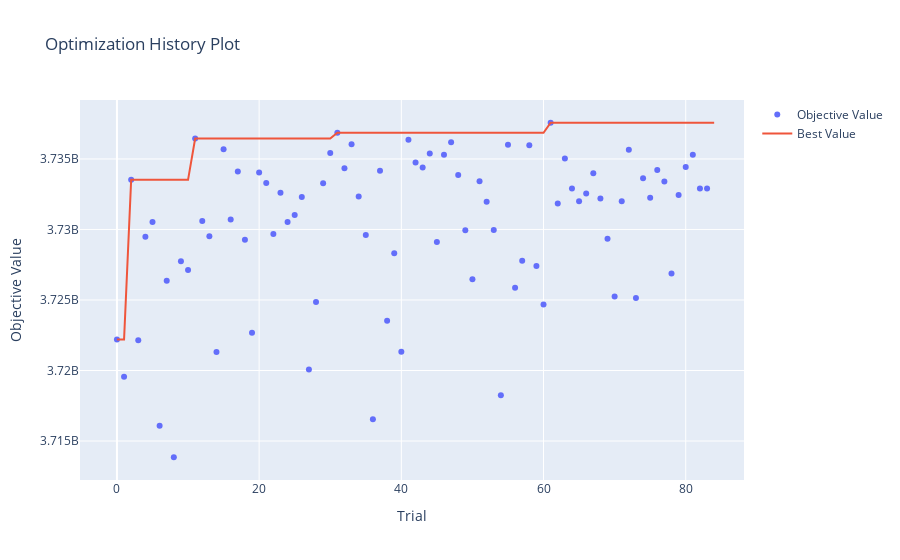

Notebook code cell kept with this figure:
### Markdown cell above
Analizamos los resultados as usual

### Code cell
optuna.visualization.plot_optimization_history(study)
